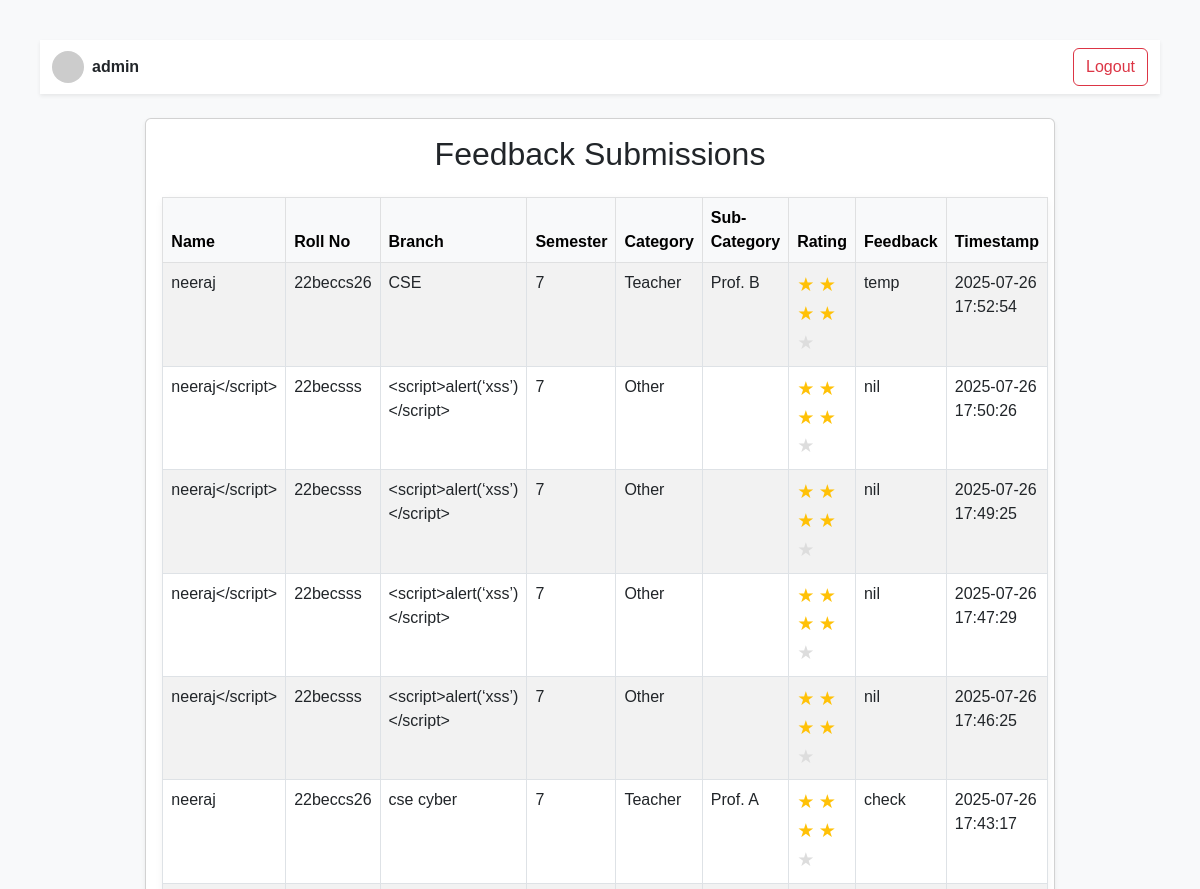
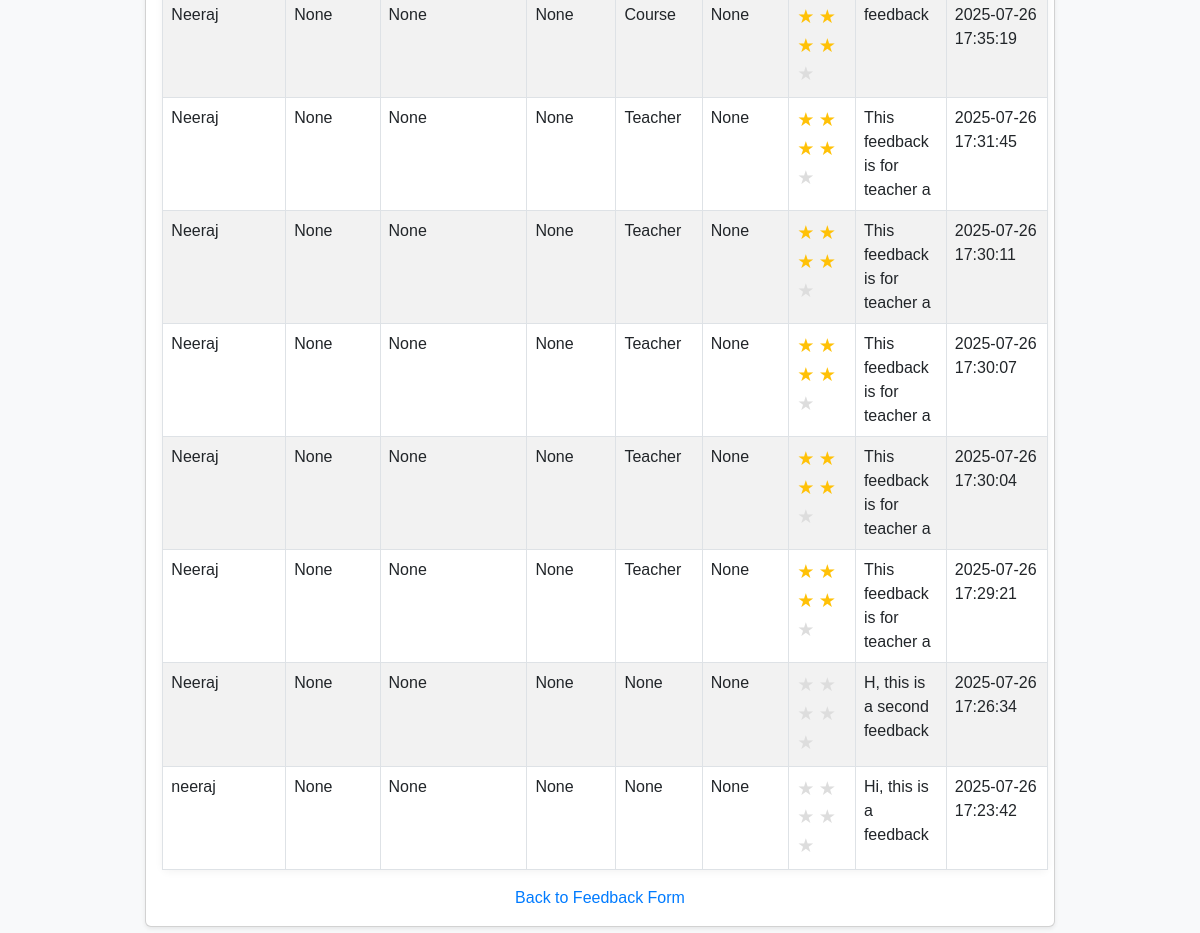
/admin (signed in), run on the app's committed database (2 pictures, top to bottom).
### tables this page shows
CREATE TABLE feedback (
        id INTEGER PRIMARY KEY AUTOINCREMENT,
        student_name TEXT NOT NULL,
        feedback_text TEXT NOT NULL,
        timestamp DATETIME DEFAULT CURRENT_TIMESTAMP
    , category TEXT, rating INTEGER, roll_no TEXT, branch TEXT, semester TEXT, sub_category TEXT);

### app.py (the view)
@app.route('/admin')
def admin():
    if not session.get('admin_logged_in'):
        return redirect(url_for('login'))
    conn = sqlite3.connect(DATABASE)
    c = conn.cursor()
    c.execute('''SELECT student_name, roll_no, branch, semester, category, sub_category, rating, feedback_text, timestamp FROM feedback ORDER BY timestamp DESC''')
    feedbacks = c.fetchall()
    conn.close()
    return render_template('admin.html', feedbacks=feedbacks)

### templates/admin.html (shortened to what this page needs)
<!DOCTYPE html>
<html lang="en">
<head>
    <link href="https://cdn.jsdelivr.net/npm/bootstrap@5.3.0/dist/css/bootstrap.min.css" rel="stylesheet">
    <link rel="stylesheet" href="/static/style.css">
</head>
<body class="bg-light">
    <nav class="navbar navbar-expand-lg navbar-light bg-white shadow-sm mb-4">
        <div class="container-fluid">
            <div class="d-flex align-items-center">
                <img src="https://ui-avatars.com/api/?name=Admin&background=0D8ABC&color=fff" alt="Profile" class="profile-pic">
                <span class="fw-bold">admin</span>
            </div>
            <div class="ms-auto">
                <a href="/logout" class="btn btn-outline-danger">Logout</a>
            </div>
        </div>
    </nav>
    <div class="container mt-3">
        <div class="row justify-content-center">
            <div class="col-md-10">
                <div class="card shadow-sm">
                    <div class="card-body">
                        <h2 class="card-title mb-4 text-center">Feedback Submissions</h2>
                        <table class="table table-bordered table-striped">
                            <thead class="table-light">
                                <tr>
                                    <th>Name</th>
                                    <th>Roll No</th>
                                    <th>Branch</th>
                                    <th>Semester</th>
                                    <th>Category</th>
                                    <th>Sub-Category</th>
                                    <th>Rating</th>
                                    <th>Feedback</th>
                                    <th>Timestamp</th>
                                </tr>
                            </thead>
                            <tbody>
                                {% for fb in feedbacks %}
                                <tr>
                                    <td>{{ fb[0] }}</td>
                                    <td>{{ fb[1] }}</td>
                                    <td>{{ fb[2] }}</td>
                                    <td>{{ fb[3] }}</td>
                                    <td>{{ fb[4] }}</td>
                                    <td>{{ fb[5] }}</td>
                                    <td>
                                        {% set rating = fb[6] if fb[6] is not none else 0 %}
                                        {% for i in range(rating|int) %}
                                            <span class="star">&#9733;</span>
                                        {% endfor %}
                                        {% for i in range(5 - (rating|int)) %}
                                            <span class="star" style="color:#ddd">&#9733;</span>
                                        {% endfor %}
                                    </td>
                                    <td>{{ fb[7] }}</td>
                                    <td>{{ fb[8] }}</td>
                                </tr>
                                {% endfor %}
                            </tbody>
                        </table>
                        <div class="mt-3 text-center">
                            <a href="/">Back to Feedback Form</a>
                        </div>
                    </div>
                </div>
            </div>
        </div>
    </div>
</body>
</html>

### static/style.css (style rules this page uses)
body { font-family: Arial, sans-serif; margin: 40px; background: #f9f9f9; }
form, table { background: #fff; padding: 20px; border-radius: 8px; box-shadow: 0 2px 8px rgba(0,0,0,0.05); }
table { width: 100%; border-collapse: collapse; }
th, td { padding: 8px 12px; }
th { background: #f0f0f0; }
a { color: #007bff; text-decoration: none; }

### templates/admin.html (style rules this page uses)
.star { color: #ffc107; font-size: 1.2rem; }
.profile-pic { width: 32px; height: 32px; border-radius: 50%; object-fit: cover; margin-right: 8px; }

### data on the page
feedback: student_name "neeraj", roll_no "22beccs26", branch "CSE", semester "7", category "Teacher", sub_category "Prof. B", feedback_text "temp", timestamp "2025-07-26 17:52:54"
feedback: student_name "neeraj</script>", roll_no "22becsss", branch "<script>alert(‘xss’)</script>", semester "7", category "Other", feedback_text "nil", timestamp "2025-07-26 17:50:26"
feedback: student_name "neeraj</script>", roll_no "22becsss", branch "<script>alert(‘xss’)</script>", semester "7", category "Other", feedback_text "nil", timestamp "2025-07-26 17:49:25"
feedback: student_name "neeraj</script>", roll_no "22becsss", branch "<script>alert(‘xss’)</script>", semester "7", category "Other", feedback_text "nil", timestamp "2025-07-26 17:47:29"
feedback: student_name "neeraj</script>", roll_no "22becsss", branch "<script>alert(‘xss’)</script>", semester "7", category "Other", feedback_text "nil", timestamp "2025-07-26 17:46:25"
feedback: student_name "neeraj", roll_no "22beccs26", branch "cse cyber", semester "7", category "Teacher", sub_category "Prof. A", feedback_text "check", timestamp "2025-07-26 17:43:17"
feedback: student_name "Neeraj", fb "None", category "Course", feedback_text "feedback", timestamp "2025-07-26 17:35:19"
feedback: student_name "Neeraj", fb "None", category "Teacher", feedback_text "This feedback is for teacher a", timestamp "2025-07-26 17:31:45"
feedback: student_name "Neeraj", fb "None", category "Teacher", feedback_text "This feedback is for teacher a", timestamp "2025-07-26 17:30:11"
feedback: student_name "Neeraj", fb "None", category "Teacher", feedback_text "This feedback is for teacher a", timestamp "2025-07-26 17:30:07"
feedback: student_name "Neeraj", fb "None", category "Teacher", feedback_text "This feedback is for teacher a", timestamp "2025-07-26 17:30:04"
feedback: student_name "Neeraj", fb "None", category "Teacher", feedback_text "This feedback is for teacher a", timestamp "2025-07-26 17:29:21"
feedback: student_name "Neeraj", fb "None", feedback_text "H, this is a second feedback", timestamp "2025-07-26 17:26:34"
feedback: student_name "neeraj", fb "None", feedback_text "Hi, this is a feedback", timestamp "2025-07-26 17:23:42"
